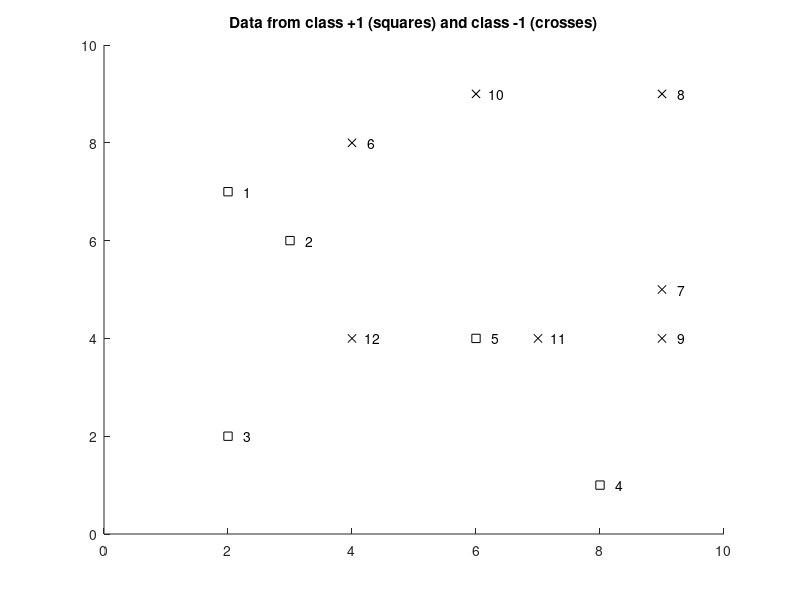

MATLAB code to generate this figure: (Note: this script raises an error after producing the figure.)
function demsvm2()
% DEMSVM2 - Demonstrate advanced Support Vector Machine features
% 
%   DEMSVM2 demonstrates the classification of a simple artificial data
%   set by a Support Vector Machine classifier. The features of the SVM
%   routines that make it useful for large data sets are shown.
%
%   See also
%   SVM, SVMTRAIN, SVMFWD, SVMKERNEL, DEMSVM2
%

% 
% Copyright (c) Anton Schwaighofer (2001)
% $Revision: 1.4 $ $Date: 2001/04/19 23:29:48 $
% mailto:anton.schwaighofer@gmx.net
% 
% This program is released unter the GNU General Public License.
% 

rand('seed', 1);
randn('seed', 1);

X = [2 7; 3 6; 2 2; 8 1; 6 4; 4 8; 9 5; 9 9; 9 4; 6 9; 7 4; 4 4];
Y = [ +1;  +1;  +1;  +1;  +1;  -1;  -1;  -1;  -1;  -1;  -1;  -1];
% define a simple artificial data set

x1ran = [0 10];
x2ran = [0 10];
% range for plotting the data set and the decision boundary

disp(' ');
disp('This demonstration illustrates the use of a Support Vector Machine');
disp('(SVM) for classification.');
disp(' ');
disp('This Matlab implementation has a few special features that make');
disp('its use on large data sets particularly efficient. We will in turn');
disp('demonstrate a few of theses features on small artifial data sets.');
disp(' ');
disp('Press any key to plot the data set');
pause

f1 = figure;
plotdata(X, Y, x1ran, x2ran);
title('Data from class +1 (squares) and class -1 (crosses)');

fprintf('\n\n\n\n');
fprintf('The data is plotted in figure %i, where\n', f1);
disp('  squares stand for points with label Yi = +1');
disp('  crosses stand for points with label Yi = -1');
disp(' ')
disp('Now we train a Support Vector Machine classifier on this data set,');
disp('we use the simple linear kernel.');
disp('Training the SVM involves solving a quadratic programming (QP)');
disp('problem that has as many variables as we have training points.');
disp('This may result in huge time and memory consumption during');
disp('training.');
disp('This SVM toolbox uses a special decomposition algorithm proposed');
disp('by Osuna, Freund and Girosi');
disp('(ftp://ftp.ai.mit.edu/pub/cbcl/nnsp97-svm.ps)');
disp('The QP problem is decomposed into smaller ones, the size of these');
disp('small QP problems is controlled by the parameter net.qpsize');
disp(' ');
disp('We demonstrate the decomposition algorithm by setting net.qpsize');
disp('to 6. In the SVM framework this means that we consider a set of');
disp('6 examples (the ''working set'') at once and try to find the ');
disp('separating hyperplane for this set of examples.');
disp(' ');
disp(' ');
disp('Press any key to start training')
pause
disp(' ');
disp('************');
disp(' ');

net = svm(size(X, 2), 'linear', [], 100);
net.qpsize = 6;
net = svmtrain(net, X, Y, [], 2);

disp(' ');
disp('************');
disp(' ');

f2 = figure;
plotboundary(net, x1ran, x2ran);
plotdata(X, Y, x1ran, x2ran);
plotsv(net, X, Y);
title(['SVM with linear kernel: decision boundary (black) plus Support' ...
       ' Vectors (red)']);

disp(' ');
fprintf('The resulting decision boundary is plotted in figure %i.\n', f2);
disp('The contour plotted in black separates class +1 from class -1');
disp('(this is the actual decision boundary)');
disp('The SVM has successfully found the set of Support Vectors without');
disp('ever having to work with the whole set of examples.');
disp(' ');
disp('The decomposition algorithm works in such a way that the size of');
disp('the small QP subproblems is independent of the number of Support');
disp('Vectors. Thus complex data sets with a few thousand Support');
disp('Vectors can be handled easily and efficiently by solving a series');
disp('of small QP problems of size net.qpsize.');
disp(' ');
disp('Furthermore, a linear approximation of the objective function is');
disp('used for selecting which examples to put into the working set for');
disp('the next QP subproblem. This is based on the approximation');
disp('proposed by Joachims, see');
disp('http://www-ai.cs.uni-dortmund.de/DOKUMENTE/joachims_99a.ps.gz');
disp('This approximation gives an excellent convergence behaviour.');
disp(' ');
disp('Usually it is not necessary to modify the default value');
disp('for net.qpsize');
disp(' ');
disp('Press any key to continue')
pause


fprintf('\n\n\n\n');
disp('We have just now trained a SVM with linear kernel. If the');
disp('resulting classifier makes too many errors on the training');
disp('set we might switch to a more powerful kernel function.');
disp('We will now switch to a RBF kernel.');
disp(' ');
disp('Training a SVM means finding the Support Vectors - the examples');
disp('that are on the boundary between the classes +1 and -1.');
disp('If we change the kernel function and start the training again');
disp('from scratch, we loose the previously obtained information on');
disp('the Support Vectors. If a set of examples are Support Vectors');
disp('when using a linear kernel, we may assume that at least a few');
disp('of theses examples will again be Support Vectors when using ');
disp('the RBF kernel.');
disp(' ');
disp('SVMTRAIN provides a way of incorporating this information since');
disp('it is possible to set a start value for the coefficients alpha.');
disp(' ');
disp('We will now start the training again, using the RBF kernel. We');
disp('will use the previously obtained alpha''s as the start values.');
disp(' ');
disp(' ');
disp('Press any key to start training')
pause
disp(' ');
disp('************');
disp(' ');

alpha0 = net.alpha;
net = svm(size(X, 2), 'rbf', [36], 100);
net.qpsize = 6;
net = svmtrain(net, X, Y, alpha0, 2);

disp(' ');
disp('************');
disp(' ');

f3 = figure;
plotboundary(net, x1ran, x2ran);
plotdata(X, Y, x1ran, x2ran);
plotsv(net, X, Y);
title(['SVM with RBF kernel, width 36: decision boundary (black) plus Support' ...
       ' Vectors (red)']);

fprintf('\n\n\n\n');
disp('It can be seen that the whole training is finished after fewer');
disp('iterations than before. It turned out that the set of Support');
disp('Vectors has indeed stayed the same when changing the kernel');
disp('function.');
disp(' ');
disp('This features is particularly useful for testing the results of ');
disp('different kernel functions on large data sets, for example');
disp('  net1 = svm(nin, ''RBF'', 0.5);');
disp('  net1 = svmtrain(net1, X, Y);');
disp('  net2 = svm(nin, ''RBF'', 0.4);');
disp('  net2 = svmtrain(net2, X, Y, net1.alpha);');
disp('  net3 = svm(nin, ''RBF'', 0.3);');
disp('  net3 = svmtrain(net3, X, Y, net2.alpha);');
disp(' ');
disp('Press any key continue');
pause


fprintf('\n\n\n\n');
disp('Another feature that is useful for use with imbalanced data sets');
disp('is to set different values for the upper bound C of the');
disp('coefficients alpha. In a mechanical analogy, these coefficients');
disp('can be viewed as forces ''pulling'' on the decision boundary. The');
disp('larger a coefficient alpha is, the larger is the force the');
disp('corresponding examples exerts on the decision surface. Thus the');
disp('upper bound C for the coefficients alpha is equivalent to an');
disp('upper bound for the force.');
disp(' ');
disp('If we now have an imbalanced data set with, say, 100 negative');
disp('examples and 5 positive examples, we may allow the positive');
disp('examples to exert a higher force on the decision boundary to');
disp('compensate for their under-representation.');
disp('We do this by setting different upper bounds C for the positive');
disp('and the negative examples. Such a technique has been proposed by');
disp('Veropoulos et.al. in the context of medical diagnosis, see');
disp('http://lara.enm.bris.ac.uk/cig/gzipped/ijcai_ss.ps.gz');
disp(' ');
disp('We will now show the effect of different bounds for positive and');
disp('negative examples on a simple data set. First we use an equal');
disp('upper bound C for the positive and negative examples.');
disp(' ');
disp('Press any key to show decision boundary')
pause

X = [2 7; 3 6; 6 3; 8 1; 6 4; 4 8; 9 5; 9 9; 9 4; 6 9; 7 4; 4 4; 4 6; ...
     3 3];
Y = [ +1;  +1;  -1;  +1;  +1;  -1;  -1;  -1;  -1;  -1;  -1;  -1;  -1; ...
      +1];

net = svm(size(X, 2), 'rbf', [128]);
net.c = 100;
net = svmtrain(net, X, Y);

f6 = figure;
plotboundary(net, x1ran, x2ran);
plotdata(X, Y, x1ran, x2ran);
plotsv(net, X, Y);
title(['Decision boundary from SVM with upper bound C=100 for' ...
       ' positive and negative examples']);

fprintf('\n\n\n\n');
disp('Now we use an upper bound of C=10 for the positive examples and');
disp('C=100 for the negative examples.');

disp(' ');
disp('Press any key to show decision boundary')
pause

net = svm(size(X, 2), 'rbf', [128]);
net.c = [50 100];
net = svmtrain(net, X, Y);

f7 = figure;
plotboundary(net, x1ran, x2ran);
plotdata(X, Y, x1ran, x2ran);
plotsv(net, X, Y);
title(['Decision boundary from SVM with upper bound C=10 for' ...
       ' positive examples (squares) and C=100 for negatives' ...
       ' (crosses)']);


fprintf('\n\n\n\n');
disp('It can be seen clearly that the SVM now makes fewer errors on the');
disp('negative examples, since errors on negative examples have a');
disp('''penalty'' of C=100 associated with it, whereas errors on');
disp('positive examples only have a penalty of C=10. The decision');
disp('boundary has moved such that example 12 is the only one that is');
disp('not correctly classified.');
disp('(Recall that the actual decision boundary that separates the');
disp('positive from the negative examples is plotted in black, the');
disp('contour lines plotted in blue and green are the lines of');
disp('distance +1 and -1 from the decision boundary. All examples that');
disp('are in the margin (between the +1 and -1 lines) are seen as');
disp('misclassifications.)');

fprintf('\n\n\n\n');
disp('Press any key to end the demo')
pause

delete(f1);
delete(f2);
delete(f3);
delete(f6);
delete(f7);



function plotdata(X, Y, x1ran, x2ran)
% PLOTDATA - Plot 2D data set
% 

hold on;
ind = find(Y>0);
plot(X(ind,1), X(ind,2), 'ks');
ind = find(Y<0);
plot(X(ind,1), X(ind,2), 'kx');
text(X(:,1)+.2,X(:,2), int2str([1:length(Y)]'));
axis([x1ran x2ran]);
axis xy;


function plotsv(net, X, Y)
% PLOTSV - Plot Support Vectors
% 

hold on;
ind = find(Y(net.svind)>0);
plot(X(net.svind(ind),1),X(net.svind(ind),2),'rs');
ind = find(Y(net.svind)<0);
plot(X(net.svind(ind),1),X(net.svind(ind),2),'rx');


function [x11, x22, x1x2out] = plotboundary(net, x1ran, x2ran)
% PLOTBOUNDARY - Plot SVM decision boundary on range X1RAN and X2RAN
% 

hold on;
nbpoints = 100;
x1 = x1ran(1):(x1ran(2)-x1ran(1))/nbpoints:x1ran(2);
x2 = x2ran(1):(x2ran(2)-x2ran(1))/nbpoints:x2ran(2);
[x11, x22] = meshgrid(x1, x2);
[dummy, x1x2out] = svmfwd(net, [x11(:),x22(:)]);
x1x2out = reshape(x1x2out, [length(x1) length(x2)]);
contour(x11, x22, x1x2out, [-0.99 -0.99], 'b-');
contour(x11, x22, x1x2out, [0 0], 'k-');
contour(x11, x22, x1x2out, [0.99 0.99], 'g-');

